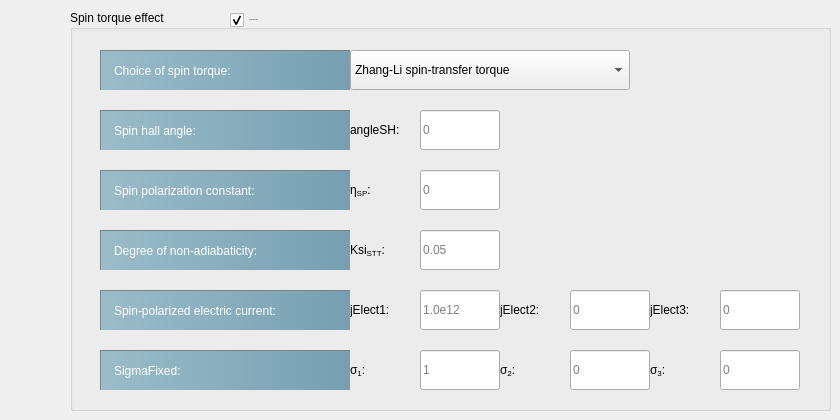
   <widget class="QWidget" name="tab_2">
    <attribute name="title">
     <string>Spin torque</string>
    </attribute>
    <widget class="QGroupBox" name="groupBox_12">
     <property name="geometry">
      <rect>
       <x>70</x>
       <y>10</y>
       <width>761</width>
       <height>401</height>
      </rect>
     </property>
     <property name="title">
      <string>Spin torque effect</string>
     </property>
     <widget class="QLabel" name="sigmaFixed1_LB">
      <property name="geometry">
       <rect>
        <x>280</x>
        <y>340</y>
        <width>70</width>
        <height>40</height>
       </rect>
      </property>
      <property name="toolTip">
       <string>&lt;html&gt;&lt;head/&gt;&lt;body&gt;&lt;p&gt;Magnetization in the fixed layer in a spin torque structure (unitless) (only for flagST=true)&lt;/p&gt;&lt;/body&gt;&lt;/html&gt;</string>
      </property>
      <property name="text">
       <string>&lt;html&gt;&lt;head/&gt;&lt;body&gt;&lt;p&gt;σ&lt;span style=&quot; vertical-align:sub;&quot;&gt;1&lt;/span&gt;:&lt;/p&gt;&lt;/body&gt;&lt;/html&gt;</string>
      </property>
     </widget>
     <widget class="QLabel" name="sigmaFixed2_LB">
      <property name="geometry">
       <rect>
        <x>430</x>
        <y>340</y>
        <width>70</width>
        <height>40</height>
       </rect>
      </property>
      <property name="toolTip">
       <string>&lt;html&gt;&lt;head/&gt;&lt;body&gt;&lt;p&gt;Magnetization in the fixed layer in a spin torque structure (unitless) (only for flagST=true)&lt;/p&gt;&lt;/body&gt;&lt;/html&gt;</string>
      </property>
      <property name="text">
       <string>&lt;html&gt;&lt;head/&gt;&lt;body&gt;&lt;p&gt;σ&lt;span style=&quot; vertical-align:sub;&quot;&gt;2&lt;/span&gt;:&lt;/p&gt;&lt;/body&gt;&lt;/html&gt;</string>
      </property>
     </widget>
     <widget class="QLabel" name="sigmaFixed3_LB">
      <property name="geometry">
       <rect>
        <x>580</x>
        <y>340</y>
        <width>70</width>
        <height>40</height>
       </rect>
      </property>
      <property name="toolTip">
       <string>&lt;html&gt;&lt;head/&gt;&lt;body&gt;&lt;p&gt;Magnetization in the fixed layer in a spin torque structure (unitless) (only for flagST=true)&lt;/p&gt;&lt;/body&gt;&lt;/html&gt;</string>
      </property>
      <property name="text">
       <string>&lt;html&gt;&lt;head/&gt;&lt;body&gt;&lt;p&gt;σ&lt;span style=&quot; vertical-align:sub;&quot;&gt;3&lt;/span&gt;:&lt;/p&gt;&lt;/body&gt;&lt;/html&gt;</string>
      </property>
     </widget>
     <widget class="QLineEdit" name="sigmaFixed3_LE">
      <property name="geometry">
       <rect>
        <x>650</x>
        <y>340</y>
        <width>80</width>
        <height>40</height>
       </rect>
      </property>
      <property name="minimumSize">
       <size>
        <width>80</width>
        <height>40</height>
       </size>
      </property>
      <property name="maximumSize">
       <size>
        <width>80</width>
        <height>16777215</height>
       </size>
      </property>
      <property name="toolTip">
       <string>&lt;html&gt;&lt;head/&gt;&lt;body&gt;&lt;p&gt;Magnetization in the fixed layer in a spin torque structure (unitless) (only for flagST=true)&lt;/p&gt;&lt;/body&gt;&lt;/html&gt;</string>
      </property>
      <property name="placeholderText">
       <string>0</string>
      </property>
     </widget>
     <widget class="QLabel" name="etaSP_LB1">
      <property name="geometry">
       <rect>
        <x>30</x>
        <y>160</y>
        <width>250</width>
        <height>40</height>
       </rect>
      </property>
      <property name="styleSheet">
       <string notr="true">QLabel{
	background-color: qlineargradient(spread:pad, x1:0, y1:0, x2:1, y2:0, stop:0 rgba(155, 188, 201, 255), stop:1 rgba(118, 159, 177, 255))	;
	padding:5px 10px;
	color:white;
border-left: 1px solid gray;
border-top:1px solid gray;
qproperty-alignment: AlignCenter;

width:180px;
height:40px;
}

</string>
      </property>
      <property name="text">
       <string>Spin polarization constant:</string>
      </property>
     </widget>
     <widget class="QLabel" name="sigmaFixed_LB">
      <property name="geometry">
       <rect>
        <x>30</x>
        <y>340</y>
        <width>250</width>
        <height>40</height>
       </rect>
      </property>
      <property name="styleSheet">
       <string notr="true">QLabel{
	background-color: qlineargradient(spread:pad, x1:0, y1:0, x2:1, y2:0, stop:0 rgba(155, 188, 201, 255), stop:1 rgba(118, 159, 177, 255))	;
	padding:5px 10px;
	color:white;
border-left: 1px solid gray;
border-top:1px solid gray;
qproperty-alignment: AlignCenter;

width:180px;
height:40px;
}

</string>
      </property>
      <property name="text">
       <string>SigmaFixed:</string>
      </property>
     </widget>
     <widget class="QLabel" name="choiceST_LB">
      <property name="geometry">
       <rect>
        <x>30</x>
        <y>40</y>
        <width>250</width>
        <height>40</height>
       </rect>
      </property>
      <property name="styleSheet">
       <string notr="true">QLabel{
	background-color: qlineargradient(spread:pad, x1:0, y1:0, x2:1, y2:0, stop:0 rgba(155, 188, 201, 255), stop:1 rgba(118, 159, 177, 255))	;
	padding:5px 10px;
	color:white;
border-left: 1px solid gray;
border-top:1px solid gray;
qproperty-alignment: AlignCenter;

width:180px;
height:40px;
}

</string>
      </property>
      <property name="text">
       <string>Choice of spin torque:</string>
      </property>
     </widget>
     <widget class="QLineEdit" name="angleSH_LE">
      <property name="geometry">
       <rect>
        <x>350</x>
        <y>100</y>
        <width>80</width>
        <height>40</height>
       </rect>
      </property>
      <property name="minimumSize">
       <size>
        <width>80</width>
        <height>40</height>
       </size>
      </property>
      <property name="maximumSize">
       <size>
        <width>60</width>
        <height>16777215</height>
       </size>
      </property>
      <property name="toolTip">
       <string>&lt;html&gt;&lt;head/&gt;&lt;body&gt;&lt;p&gt;Spin Hall angle (only for flagST=true and choiceST=1)&lt;/p&gt;&lt;/body&gt;&lt;/html&gt;</string>
      </property>
      <property name="placeholderText">
       <string>0</string>
      </property>
     </widget>
     <widget class="QComboBox" name="choiceST_Combo">
      <property name="geometry">
       <rect>
        <x>280</x>
        <y>40</y>
        <width>280</width>
        <height>40</height>
       </rect>
      </property>
      <property name="toolTip">
       <string>&lt;html&gt;&lt;head/&gt;&lt;body&gt;&lt;p&gt;Type of spin torque: (only for flagST=true)&lt;/p&gt;&lt;p&gt;1 means spin-orbit torque.&lt;/p&gt;&lt;p&gt;2 meansSlonczewski spin-transfer torque.&lt;/p&gt;&lt;/body&gt;&lt;/html&gt;</string>
      </property>
      <property name="currentIndex">
       <number>2</number>
      </property>
      <item>
       <property name="text">
        <string>Spin-orbit torque</string>
       </property>
      </item>
      <item>
       <property name="text">
        <string>Slonczewski spin-transfer torque</string>
       </property>
      </item>
      <item>
       <property name="text">
        <string>Zhang-Li spin-transfer torque</string>
       </property>
      </item>
     </widget>
     <widget class="QLabel" name="angleSH_LB1">
      <property name="geometry">
       <rect>
        <x>30</x>
        <y>100</y>
        <width>250</width>
        <height>40</height>
       </rect>
      </property>
      <property name="styleSheet">
       <string notr="true">QLabel{
	background-color: qlineargradient(spread:pad, x1:0, y1:0, x2:1, y2:0, stop:0 rgba(155, 188, 201, 255), stop:1 rgba(118, 159, 177, 255))	;
	padding:5px 10px;
	color:white;
border-left: 1px solid gray;
border-top:1px solid gray;
qproperty-alignment: AlignCenter;

width:180px;
height:40px;
}

</string>
      </property>
      <property name="text">
       <string>Spin hall angle:</string>
      </property>
     </widget>
     <widget class="QLineEdit" name="jElect1_LE">
      <property name="geometry">
       <rect>
        <x>350</x>
        <y>280</y>
        <width>80</width>
        <height>40</height>
       </rect>
      </property>
      <property name="minimumSize">
       <size>
        <width>80</width>
        <height>40</height>
       </size>
      </property>
      <property name="maximumSize">
       <size>
        <width>80</width>
        <height>16777215</height>
       </size>
      </property>
      <property name="toolTip">
       <string>&lt;html&gt;&lt;head/&gt;&lt;body&gt;&lt;p&gt;Spin-polarized electric current (only for flagST=true)&lt;/p&gt;&lt;/body&gt;&lt;/html&gt;</string>
      </property>
      <property name="placeholderText">
       <string>1.0e12</string>
      </property>
     </widget>
     <widget class="QLineEdit" name="sigmaFixed2_LE">
      <property name="geometry">
       <rect>
        <x>500</x>
        <y>340</y>
        <width>80</width>
        <height>40</height>
       </rect>
      </property>
      <property name="minimumSize">
       <size>
        <width>80</width>
        <height>40</height>
       </size>
      </property>
      <property name="maximumSize">
       <size>
        <width>80</width>
        <height>16777215</height>
       </size>
      </property>
      <property name="toolTip">
       <string>&lt;html&gt;&lt;head/&gt;&lt;body&gt;&lt;p&gt;Magnetization in the fixed layer in a spin torque structure (unitless) (only for flagST=true)&lt;/p&gt;&lt;/body&gt;&lt;/html&gt;</string>
      </property>
      <property name="placeholderText">
       <string>0</string>
      </property>
     </widget>
     <widget class="QLineEdit" name="etaSP_LE">
      <property name="geometry">
       <rect>
        <x>350</x>
        <y>160</y>
        <width>80</width>
        <height>40</height>
       </rect>
      </property>
      <property name="minimumSize">
       <size>
        <width>80</width>
        <height>40</height>
       </size>
      </property>
      <property name="maximumSize">
       <size>
        <width>60</width>
        <height>16777215</height>
       </size>
      </property>
      <property name="toolTip">
       <string>&lt;html&gt;&lt;head/&gt;&lt;body&gt;&lt;p&gt;Spin polarization constant (only for flagST=true and choiceST=2)&lt;/p&gt;&lt;/body&gt;&lt;/html&gt;</string>
      </property>
      <property name="placeholderText">
       <string>0</string>
      </property>
     </widget>
     <widget class="QLabel" name="jElect_LB1">
      <property name="geometry">
       <rect>
        <x>30</x>
        <y>280</y>
        <width>250</width>
        <height>40</height>
       </rect>
      </property>
      <property name="styleSheet">
       <string notr="true">QLabel{
	background-color: qlineargradient(spread:pad, x1:0, y1:0, x2:1, y2:0, stop:0 rgba(155, 188, 201, 255), stop:1 rgba(118, 159, 177, 255))	;
	padding:5px 10px;
	color:white;
border-left: 1px solid gray;
border-top:1px solid gray;
qproperty-alignment: AlignCenter;

width:180px;
height:40px;
}

</string>
      </property>
      <property name="text">
       <string>Spin-polarized electric current:</string>
      </property>
     </widget>
     <widget class="QLineEdit" name="sigmaFixed1_LE">
      <property name="geometry">
       <rect>
        <x>350</x>
        <y>340</y>
        <width>80</width>
        <height>40</height>
       </rect>
      </property>
      <property name="minimumSize">
       <size>
        <width>80</width>
        <height>40</height>
       </size>
      </property>
      <property name="maximumSize">
       <size>
        <width>80</width>
        <height>16777215</height>
       </size>
      </property>
      <property name="toolTip">
       <string>&lt;html&gt;&lt;head/&gt;&lt;body&gt;&lt;p&gt;Magnetization in the fixed layer in a spin torque structure (unitless) (only for flagST=true)&lt;/p&gt;&lt;/body&gt;&lt;/html&gt;</string>
      </property>
      <property name="placeholderText">
       <string>1</string>
      </property>
     </widget>
     <widget class="QCheckBox" name="flagST_CB">
      <property name="geometry">
       <rect>
        <x>160</x>
        <y>0</y>
        <width>201</width>
        <height>20</height>
       </rect>
      </property>
      <property name="font">
       <font>
        <pointsize>-1</pointsize>
       </font>
      </property>
      <property name="text">
       <string>Consider spin torque</string>
      </property>
      <property name="checked">
       <bool>true</bool>
      </property>
     </widget>
     <widget class="QLabel" name="angleSH_LB">
      <property name="geometry">
       <rect>
        <x>280</x>
        <y>100</y>
        <width>70</width>
        <height>40</height>
       </rect>
      </property>
      <property name="toolTip">
       <string>&lt;html&gt;&lt;head/&gt;&lt;body&gt;&lt;p&gt;Spin Hall angle (only for flagST=true and choiceST=1)&lt;/p&gt;&lt;/body&gt;&lt;/html&gt;</string>
      </property>
      <property name="text">
       <string>angleSH:</string>
      </property>
     </widget>
     <widget class="QLabel" name="etaSP_LB">
      <property name="geometry">
       <rect>
        <x>280</x>
        <y>160</y>
        <width>70</width>
        <height>40</height>
       </rect>
      </property>
      <property name="toolTip">
       <string>&lt;html&gt;&lt;head/&gt;&lt;body&gt;&lt;p&gt;Spin polarization constant (only for flagST=true and choiceST=2)&lt;/p&gt;&lt;/body&gt;&lt;/html&gt;</string>
      </property>
      <property name="text">
       <string>&lt;html&gt;&lt;head/&gt;&lt;body&gt;&lt;p&gt;η&lt;span style=&quot; vertical-align:sub;&quot;&gt;SP&lt;/span&gt;:&lt;/p&gt;&lt;/body&gt;&lt;/html&gt;</string>
      </property>
     </widget>
     <widget class="QLabel" name="jElect1_LB">
      <property name="geometry">
       <rect>
        <x>280</x>
        <y>280</y>
        <width>70</width>
        <height>40</height>
       </rect>
      </property>
      <property name="toolTip">
       <string>&lt;html&gt;&lt;head/&gt;&lt;body&gt;&lt;p&gt;Spin-polarized electric current (only for flagST=true)&lt;/p&gt;&lt;/body&gt;&lt;/html&gt;</string>
      </property>
      <property name="text">
       <string>jElect1:</string>
      </property>
     </widget>
     <widget class="QLabel" name="KsiSTT_LB">
      <property name="geometry">
       <rect>
        <x>280</x>
        <y>220</y>
        <width>70</width>
        <height>40</height>
       </rect>
      </property>
      <property name="toolTip">
       <string>&lt;html&gt;&lt;head/&gt;&lt;body&gt;&lt;p&gt;Spin-polarized electric current (only for flagST=true)&lt;/p&gt;&lt;/body&gt;&lt;/html&gt;</string>
      </property>
      <property name="text">
       <string>&lt;html&gt;&lt;head/&gt;&lt;body&gt;&lt;p&gt;Ksi&lt;span style=&quot; vertical-align:sub;&quot;&gt;STT&lt;/span&gt;:&lt;/p&gt;&lt;/body&gt;&lt;/html&gt;</string>
      </property>
     </widget>
     <widget class="QLineEdit" name="KsiSTT_LE">
      <property name="geometry">
       <rect>
        <x>350</x>
        <y>220</y>
        <width>80</width>
        <height>40</height>
       </rect>
      </property>
      <property name="minimumSize">
       <size>
        <width>80</width>
        <height>40</height>
       </size>
      </property>
      <property name="maximumSize">
       <size>
        <width>80</width>
        <height>16777215</height>
       </size>
      </property>
      <property name="toolTip">
       <string>&lt;html&gt;&lt;head/&gt;&lt;body&gt;&lt;p&gt;Spin-polarized electric current (only for flagST=true)&lt;/p&gt;&lt;/body&gt;&lt;/html&gt;</string>
      </property>
      <property name="text">
       <string/>
      </property>
      <property name="placeholderText">
       <string>0.05</string>
      </property>
     </widget>
     <widget class="QLabel" name="KsiSTT_LB1">
      <property name="geometry">
       <rect>
        <x>30</x>
        <y>220</y>
        <width>250</width>
        <height>40</height>
       </rect>
      </property>
      <property name="styleSheet">
       <string notr="true">QLabel{
	background-color: qlineargradient(spread:pad, x1:0, y1:0, x2:1, y2:0, stop:0 rgba(155, 188, 201, 255), stop:1 rgba(118, 159, 177, 255))	;
	padding:5px 10px;
	color:white;
border-left: 1px solid gray;
border-top:1px solid gray;
qproperty-alignment: AlignCenter;

width:180px;
height:40px;
}

</string>
      </property>
      <property name="text">
       <string>Degree of non-adiabaticity:</string>
      </property>
     </widget>
     <widget class="QLabel" name="jElect2_LB">
      <property name="geometry">
       <rect>
        <x>430</x>
        <y>280</y>
        <width>70</width>
        <height>40</height>
       </rect>
      </property>
      <property name="toolTip">
       <string>&lt;html&gt;&lt;head/&gt;&lt;body&gt;&lt;p&gt;Spin-polarized electric current (only for flagST=true)&lt;/p&gt;&lt;/body&gt;&lt;/html&gt;</string>
      </property>
      <property name="text">
       <string>jElect2:</string>
      </property>
     </widget>
     <widget class="QLineEdit" name="jElect2_LE">
      <property name="geometry">
       <rect>
        <x>500</x>
        <y>280</y>
        <width>80</width>
        <height>40</height>
       </rect>
      </property>
      <property name="minimumSize">
       <size>
        <width>80</width>
        <height>40</height>
       </size>
      </property>
      <property name="maximumSize">
       <size>
        <width>80</width>
        <height>16777215</height>
       </size>
      </property>
      <property name="toolTip">
       <string>&lt;html&gt;&lt;head/&gt;&lt;body&gt;&lt;p&gt;Spin-polarized electric current (only for flagST=true)&lt;/p&gt;&lt;/body&gt;&lt;/html&gt;</string>
      </property>
      <property name="placeholderText">
       <string>0</string>
      </property>
     </widget>
     <widget class="QLabel" name="jElect3_LB">
      <property name="geometry">
       <rect>
        <x>580</x>
        <y>280</y>
        <width>70</width>
        <height>40</height>
       </rect>
      </property>
      <property name="toolTip">
       <string>&lt;html&gt;&lt;head/&gt;&lt;body&gt;&lt;p&gt;Spin-polarized electric current (only for flagST=true)&lt;/p&gt;&lt;/body&gt;&lt;/html&gt;</string>
      </property>
      <property name="text">
       <string>jElect3:</string>
      </property>
     </widget>
     <widget class="QLineEdit" name="jElect3_LE">
      <property name="geometry">
       <rect>
        <x>650</x>
        <y>280</y>
        <width>80</width>
        <height>40</height>
       </rect>
      </property>
      <property name="minimumSize">
       <size>
        <width>80</width>
        <height>40</height>
       </size>
      </property>
      <property name="maximumSize">
       <size>
        <width>80</width>
        <height>16777215</height>
       </size>
      </property>
      <property name="toolTip">
       <string>&lt;html&gt;&lt;head/&gt;&lt;body&gt;&lt;p&gt;Spin-polarized electric current (only for flagST=true)&lt;/p&gt;&lt;/body&gt;&lt;/html&gt;</string>
      </property>
      <property name="placeholderText">
       <string>0</string>
      </property>
     </widget>
    </widget>
   </widget>
